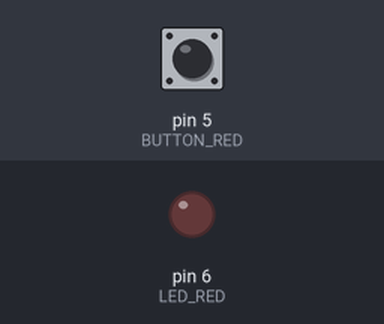
Recording of a sketch running on a simulated Arduino Uno, built with avr-gcc and run on an emulated ATmega328P. On the bench: output pins drawn as LEDs (lit = HIGH). The inputs (shaded band) are chosen by the test bench; at power-on: pin 5 (BUTTON_RED) HIGH.

Above: at 1.2 s.
1.3 s: pin 5 (BUTTON_RED) pulled LOW for 0.15 s
At 1.9 s:
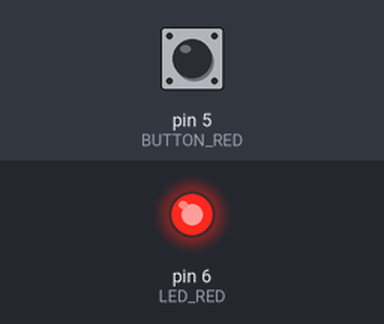
2.9 s: pin 5 (BUTTON_RED) pulled LOW for 1 s
At 4.3 s:
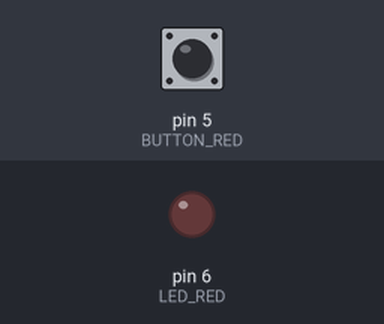
5.4 s: pin 5 (BUTTON_RED) pulled LOW for 3.2 s
At 6.2 s:
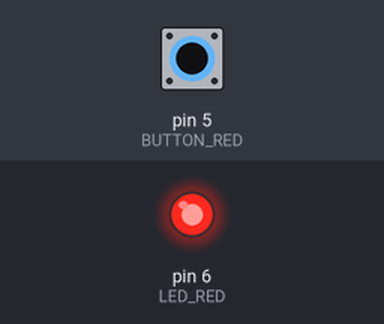
Timing chart, 0 to 8.4 s (numbered marks = the images above; inputs shaded):
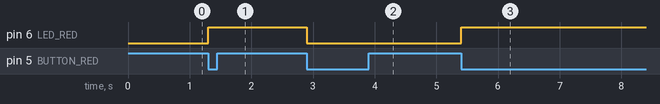

Measured:
- after the input at 1.3 s, pin 6 (LED_RED): LOW → HIGH at once
- after the input at 2.9 s, pin 6 (LED_RED): HIGH → LOW at once
- after the input at 5.4 s, pin 6 (LED_RED): LOW → HIGH at once

The sketch:

Example-2-Toggle-LED-with-Button.ino
```cpp
#define LED_RED 6
#define BUTTON_RED 5

byte lastButtonState;
byte ledState = LOW;

void setup()
{
    pinMode(LED_RED, OUTPUT);
    pinMode(BUTTON_RED, INPUT);
    lastButtonState = digitalRead(BUTTON_RED);
}

void loop()
{
    byte buttonState = digitalRead(BUTTON_RED);
    if (buttonState != lastButtonState)
    {
        lastButtonState = buttonState;
        if (buttonState == LOW)
        {
            if (ledState == HIGH)
            {
                ledState = LOW;
            }
            else
            {
                ledState = HIGH;
            }
            digitalWrite(LED_RED, ledState);
        }
    }
}
```
